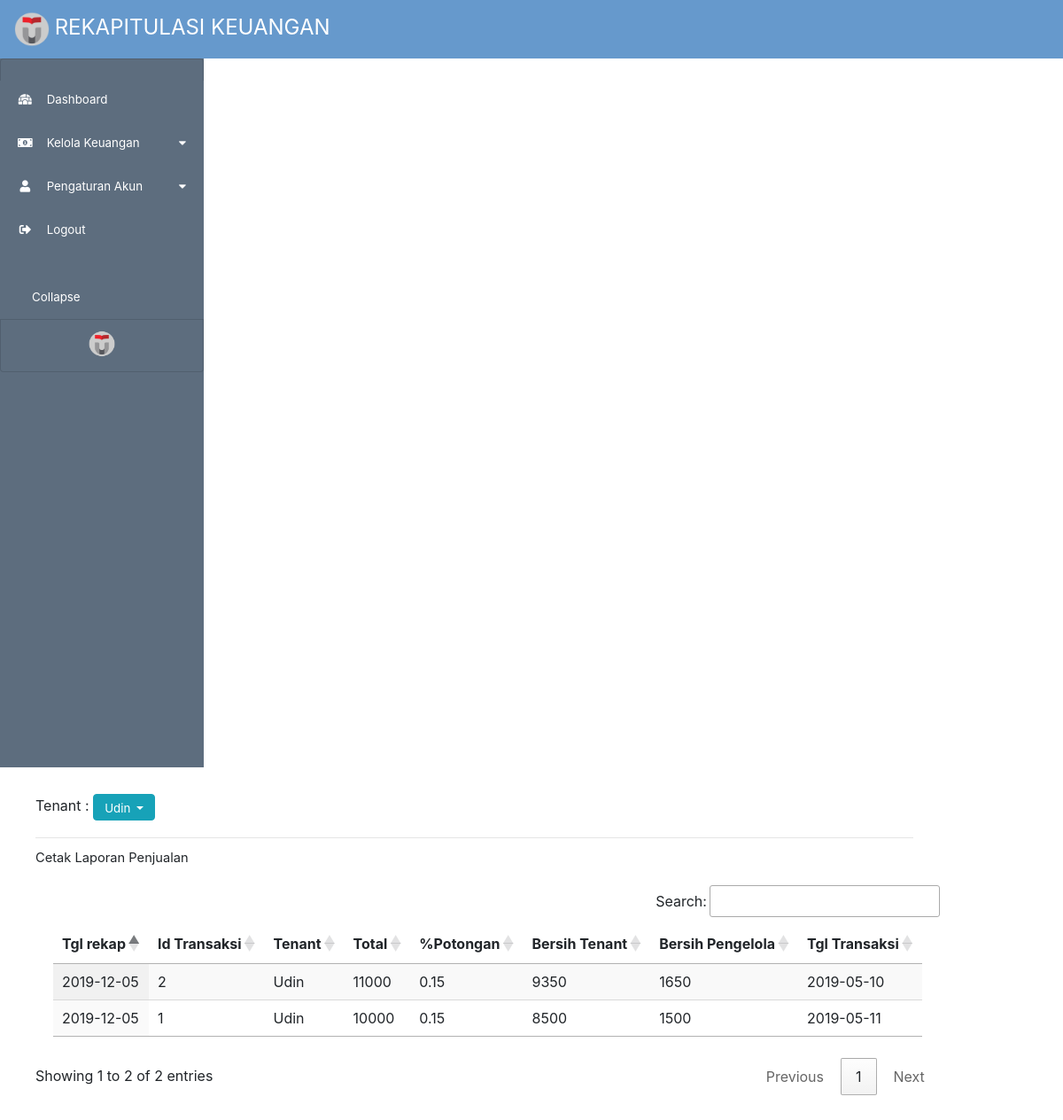
/K_tenant/get_detail_rekap/Udin, run on the app's committed database.
### tables this page shows
CREATE TABLE `tenant` (
  `id_tenant` int(11) NOT NULL,
  `nama_tenant` varchar(20) NOT NULL,
  `no_hp` varchar(15) NOT NULL,
  `kategori_tenant` varchar(10) NOT NULL
);

CREATE TABLE `rekap` (
  `id_rekap` int(11) NOT NULL,
  `id_transaksi_order` int(11) NOT NULL,
  `tgl_rekap` date NOT NULL,
  `pendapatan_total` int(11) NOT NULL,
  `persen_potongan` float NOT NULL,
  `bersih_tenant` float NOT NULL,
  `bersih_pengelola` float NOT NULL,
  `waktu_transaksi` date NOT NULL,
  `id_tenant` int(11) NOT NULL
);

### application/controllers/K_tenant.php (called while the page is built, shortened)
<?php
class K_tenant extends CI_Controller
{
	function __construct()
	{
		$this->load->model('ten_mod');
	}
	public function get_detail_rekap($name)
	{
		$data = array();
		$data['title'] = "Rekap Keuangan";
		$data['rekap'] = $this->ten_mod->get_detail_rekap($name);
		$data['tenant'] = $this->ten_mod->get_tenant();
		$this->load->view('page_detail_rekap', $data);
	}
}

### index.php (called while the page is built, shortened)
<?php
require_once BASEPATH.'core/CodeIgniter.php';

### application/models/ten_mod.php (called while the page is built, shortened)
<?php
class ten_mod extends CI_Model
{
    public function get_detail_rekap($name)
    {
        $this->db->distinct('*');
        $this->db->from('rekap');
        $this->db->join('tenant', 'tenant.id_tenant=rekap.id_tenant');
        $this->db->where('nama_tenant', $name);
        $this->db->order_by('waktu_transaksi', 'ASC');
        $query = $this->db->get();
        return $query->result_array();
    }
}

### application/views/page_detail_rekap.php (the view, shortened to what this page needs)
<!DOCTYPE html>
<html lang="en">
<head>
    <?php include "bootstrap_css.php" ?>
    <link rel="stylesheet" href="<?php echo base_url(); ?>assets/css/kelola_tenant.css" ?>
    <link rel="stylesheet" href="https://cdn.datatables.net/1.10.19/css/jquery.dataTables.min.css">
    <link rel="stylesheet" href="https://cdn.datatables.net/buttons/1.5.6/css/buttons.dataTables.min.css">
</head>
<body>
    <?php include "user_navbar.php" ?>
    <?php include "sidebar.php" ?>
    <section style="margin:30px 40px;">
        <div class="dropdown" style="margin:0 30px 20px 0px;">
            <label for="">Tenant : </label>
            <button class=" btn dropdown-toggle btn-info" type="button" id="dropdownMenu1" data-toggle="dropdown" aria-haspopup="true" aria-expanded="false" style="height:30px; font-size:10pt; ">
                <?php $nametenant = array_values($rekap)[0];
                echo $nametenant['nama_tenant'] ?>
            </button>
            <hr style="margin-bottom:-15px;">
            <br><label for="" style="margin-bottom:-100px; margin-top:0px; font-size:11pt;">Cetak Laporan Penjualan</label>
        </div>
        <table id="examples" class="display nowrap" style="width:95%; margin:20px 20px;">
            <thead>
                <tr>
                    <th>Tgl rekap</th>
                    <th>Id Transaksi</th>
                    <th>Tenant</th>
                    <th>Total</th>
                    <th>%Potongan</th>
                    <th>Bersih Tenant</th>
                    <th> Bersih Pengelola</th>
                    <th> Tgl Transaksi</th>
                </tr>
            </thead>
            <tbody>
                <?php foreach ($rekap as $rek) { ?>
                    <tr>
                        <td><?php echo $rek['tgl_rekap']; ?> </td>
                        <td><?php echo $rek['id_transaksi_order']; ?> </td>
                        <td><?php echo $rek['nama_tenant']; ?></td>
                        <td><?php echo $rek['pendapatan_total']; ?></td>
                        <td><?php echo $rek['persen_potongan']; ?></td>
                        <td><?php echo $rek['bersih_tenant']; ?></td>
                        <td><?php echo $rek['bersih_pengelola']; ?></td>
                        <td><?php echo $rek['waktu_transaksi']; ?></td>
                    </tr>
                <?php } ?>
            </tbody>
        </table>
    </section>
</body>
</html>

### data on the page
tenant: nama_tenant "Udin"
rekap: tgl_rekap "2019-12-05", id_transaksi_order "2", id_tenant.nama_tenant "Udin", pendapatan_total "11000", persen_potongan "0.15", bersih_tenant "9350", bersih_pengelola "1650", waktu_transaksi "2019-05-10"
rekap: tgl_rekap "2019-12-05", id_transaksi_order "1", id_tenant.nama_tenant "Udin", pendapatan_total "10000", persen_potongan "0.15", bersih_tenant "8500", bersih_pengelola "1500", waktu_transaksi "2019-05-11"
